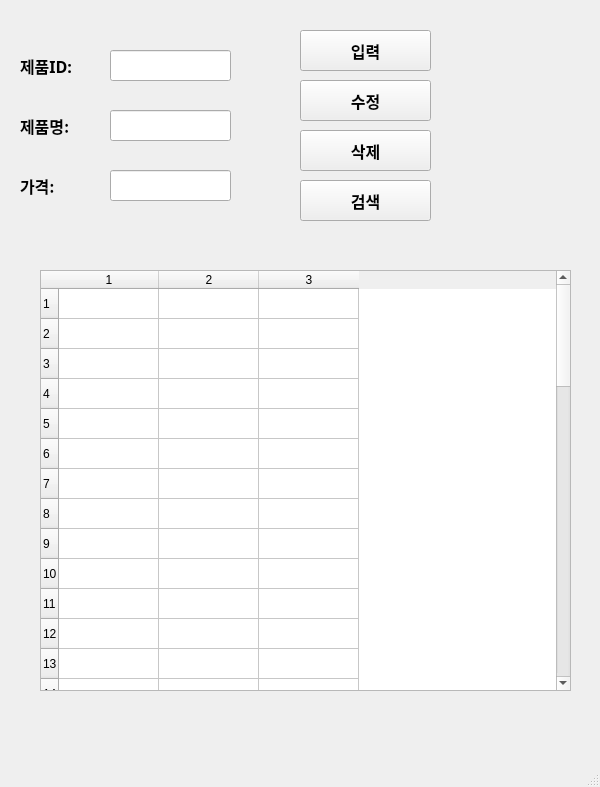
<?xml version="1.0" encoding="UTF-8"?>
<ui version="4.0">
 <class>MainWindow</class>
 <widget class="QMainWindow" name="MainWindow">
  <property name="geometry">
   <rect>
    <x>0</x>
    <y>0</y>
    <width>600</width>
    <height>787</height>
   </rect>
  </property>
  <property name="windowTitle">
   <string>MainWindow</string>
  </property>
  <widget class="QWidget" name="centralwidget">
   <widget class="QLabel" name="label">
    <property name="geometry">
     <rect>
      <x>20</x>
      <y>40</y>
      <width>81</width>
      <height>51</height>
     </rect>
    </property>
    <property name="font">
     <font>
      <family>맑은 고딕</family>
      <pointsize>12</pointsize>
      <weight>75</weight>
      <bold>true</bold>
     </font>
    </property>
    <property name="text">
     <string>제품ID:</string>
    </property>
   </widget>
   <widget class="QLabel" name="label_2">
    <property name="geometry">
     <rect>
      <x>20</x>
      <y>100</y>
      <width>81</width>
      <height>51</height>
     </rect>
    </property>
    <property name="font">
     <font>
      <family>맑은 고딕</family>
      <pointsize>12</pointsize>
      <weight>75</weight>
      <bold>true</bold>
     </font>
    </property>
    <property name="text">
     <string>제품명:</string>
    </property>
   </widget>
   <widget class="QLabel" name="label_3">
    <property name="geometry">
     <rect>
      <x>20</x>
      <y>160</y>
      <width>81</width>
      <height>51</height>
     </rect>
    </property>
    <property name="font">
     <font>
      <family>맑은 고딕</family>
      <pointsize>12</pointsize>
      <weight>75</weight>
      <bold>true</bold>
     </font>
    </property>
    <property name="text">
     <string>가격:</string>
    </property>
   </widget>
   <widget class="QLineEdit" name="prodID">
    <property name="geometry">
     <rect>
      <x>110</x>
      <y>50</y>
      <width>121</width>
      <height>31</height>
     </rect>
    </property>
   </widget>
   <widget class="QLineEdit" name="prodName">
    <property name="geometry">
     <rect>
      <x>110</x>
      <y>110</y>
      <width>121</width>
      <height>31</height>
     </rect>
    </property>
   </widget>
   <widget class="QLineEdit" name="prodPrice">
    <property name="geometry">
     <rect>
      <x>110</x>
      <y>170</y>
      <width>121</width>
      <height>31</height>
     </rect>
    </property>
   </widget>
   <widget class="QPushButton" name="pushButton">
    <property name="geometry">
     <rect>
      <x>300</x>
      <y>30</y>
      <width>131</width>
      <height>41</height>
     </rect>
    </property>
    <property name="font">
     <font>
      <family>맑은 고딕</family>
      <pointsize>12</pointsize>
      <weight>75</weight>
      <bold>true</bold>
     </font>
    </property>
    <property name="text">
     <string>입력</string>
    </property>
   </widget>
   <widget class="QPushButton" name="pushButton_2">
    <property name="geometry">
     <rect>
      <x>300</x>
      <y>80</y>
      <width>131</width>
      <height>41</height>
     </rect>
    </property>
    <property name="font">
     <font>
      <family>맑은 고딕</family>
      <pointsize>12</pointsize>
      <weight>75</weight>
      <bold>true</bold>
     </font>
    </property>
    <property name="text">
     <string>수정</string>
    </property>
   </widget>
   <widget class="QPushButton" name="pushButton_3">
    <property name="geometry">
     <rect>
      <x>300</x>
      <y>130</y>
      <width>131</width>
      <height>41</height>
     </rect>
    </property>
    <property name="font">
     <font>
      <family>맑은 고딕</family>
      <pointsize>12</pointsize>
      <weight>75</weight>
      <bold>true</bold>
     </font>
    </property>
    <property name="text">
     <string>삭제</string>
    </property>
   </widget>
   <widget class="QPushButton" name="pushButton_4">
    <property name="geometry">
     <rect>
      <x>300</x>
      <y>180</y>
      <width>131</width>
      <height>41</height>
     </rect>
    </property>
    <property name="font">
     <font>
      <family>맑은 고딕</family>
      <pointsize>12</pointsize>
      <weight>75</weight>
      <bold>true</bold>
     </font>
    </property>
    <property name="text">
     <string>검색</string>
    </property>
   </widget>
   <widget class="QTableWidget" name="tableWidget">
    <property name="geometry">
     <rect>
      <x>40</x>
      <y>270</y>
      <width>531</width>
      <height>421</height>
     </rect>
    </property>
    <property name="rowCount">
     <number>50</number>
    </property>
    <property name="columnCount">
     <number>3</number>
    </property>
    <row/>
    <row/>
    <row/>
    <row/>
    <row/>
    <row/>
    <row/>
    <row/>
    <row/>
    <row/>
    <row/>
    <row/>
    <row/>
    <row/>
    <row/>
    <row/>
    <row/>
    <row/>
    <row/>
    <row/>
    <row/>
    <row/>
    <row/>
    <row/>
    <row/>
    <row/>
    <row/>
    <row/>
    <row/>
    <row/>
    <row/>
    <row/>
    <row/>
    <row/>
    <row/>
    <row/>
    <row/>
    <row/>
    <row/>
    <row/>
    <row/>
    <row/>
    <row/>
    <row/>
    <row/>
    <row/>
    <row/>
    <row/>
    <row/>
    <row/>
    <column/>
    <column/>
    <column/>
   </widget>
  </widget>
  <widget class="QMenuBar" name="menubar">
   <property name="geometry">
    <rect>
     <x>0</x>
     <y>0</y>
     <width>600</width>
     <height>26</height>
    </rect>
   </property>
  </widget>
  <widget class="QStatusBar" name="statusbar"/>
 </widget>
 <resources/>
 <connections>
  <connection>
   <sender>pushButton</sender>
   <signal>clicked()</signal>
   <receiver>MainWindow</receiver>
   <slot>addProduct()</slot>
   <hints>
    <hint type="sourcelabel">
     <x>402</x>
     <y>72</y>
    </hint>
    <hint type="destinationlabel">
     <x>495</x>
     <y>81</y>
    </hint>
   </hints>
  </connection>
  <connection>
   <sender>pushButton_2</sender>
   <signal>clicked()</signal>
   <receiver>MainWindow</receiver>
   <slot>updateProduct()</slot>
   <hints>
    <hint type="sourcelabel">
     <x>408</x>
     <y>120</y>
    </hint>
    <hint type="destinationlabel">
     <x>486</x>
     <y>140</y>
    </hint>
   </hints>
  </connection>
  <connection>
   <sender>pushButton_3</sender>
   <signal>clicked()</signal>
   <receiver>MainWindow</receiver>
   <slot>removeProduct()</slot>
   <hints>
    <hint type="sourcelabel">
     <x>413</x>
     <y>172</y>
    </hint>
    <hint type="destinationlabel">
     <x>490</x>
     <y>185</y>
    </hint>
   </hints>
  </connection>
  <connection>
   <sender>pushButton_4</sender>
   <signal>clicked()</signal>
   <receiver>MainWindow</receiver>
   <slot>getProduct()</slot>
   <hints>
    <hint type="sourcelabel">
     <x>395</x>
     <y>223</y>
    </hint>
    <hint type="destinationlabel">
     <x>489</x>
     <y>255</y>
    </hint>
   </hints>
  </connection>
 </connections>
 <slots>
  <slot>addProduct()</slot>
  <slot>updateProduct()</slot>
  <slot>removeProduct()</slot>
  <slot>getProduct()</slot>
 </slots>
</ui>
